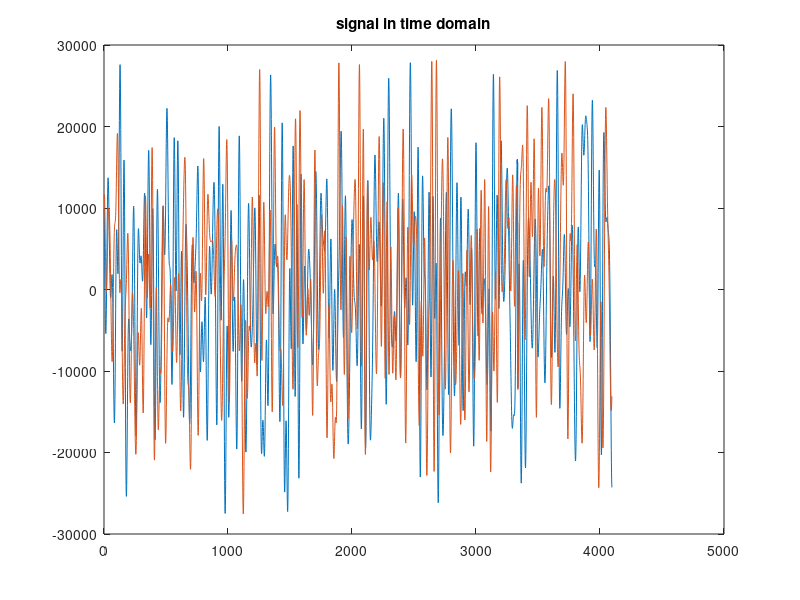
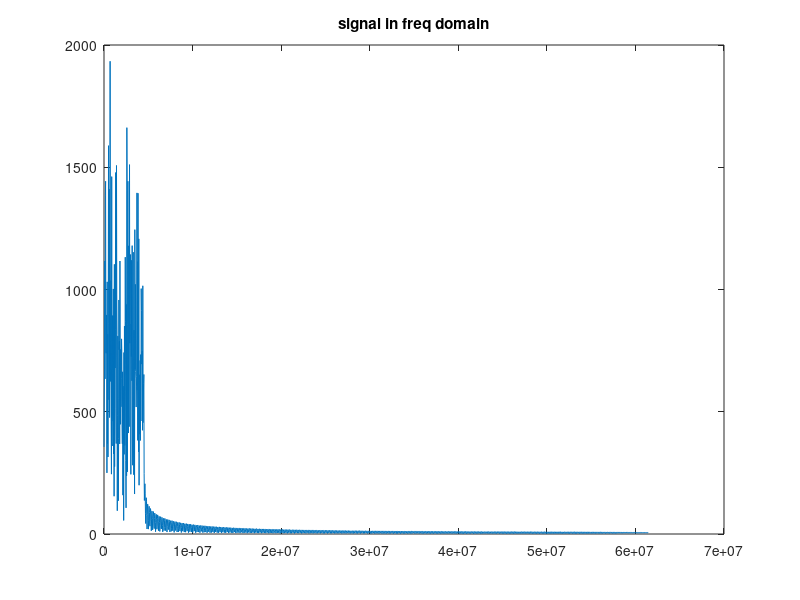

Here is the MATLAB script that generated these plots, in order:
close all;
clear all;
clc;

data = load('adrv9009_orx_4k.txt');
Fs = 122.88e6;
FFT_Length = 4096;
f = Fs*(0:(FFT_Length/2))/FFT_Length;


data_i = data(:,1);
data_q = data(:,2);

for i = 1:length(data)
    if data_i(i) > 2^15
        data_i(i) = data_i(i) - 2^16;
    end
    if data_q(i) > 2^15
        data_q(i) = data_q(i) - 2^16;
    end
end

orx = data_i + 1j*data_q;

%%
figure;
plot(data_i); hold on
plot(data_q);
title('signal in time domain');

Y = fft(orx, FFT_Length);
P2 = abs(Y/FFT_Length);
P1 = P2(1:FFT_Length/2+1);
figure;
plot(f,P1); title('signal in freq domain');


